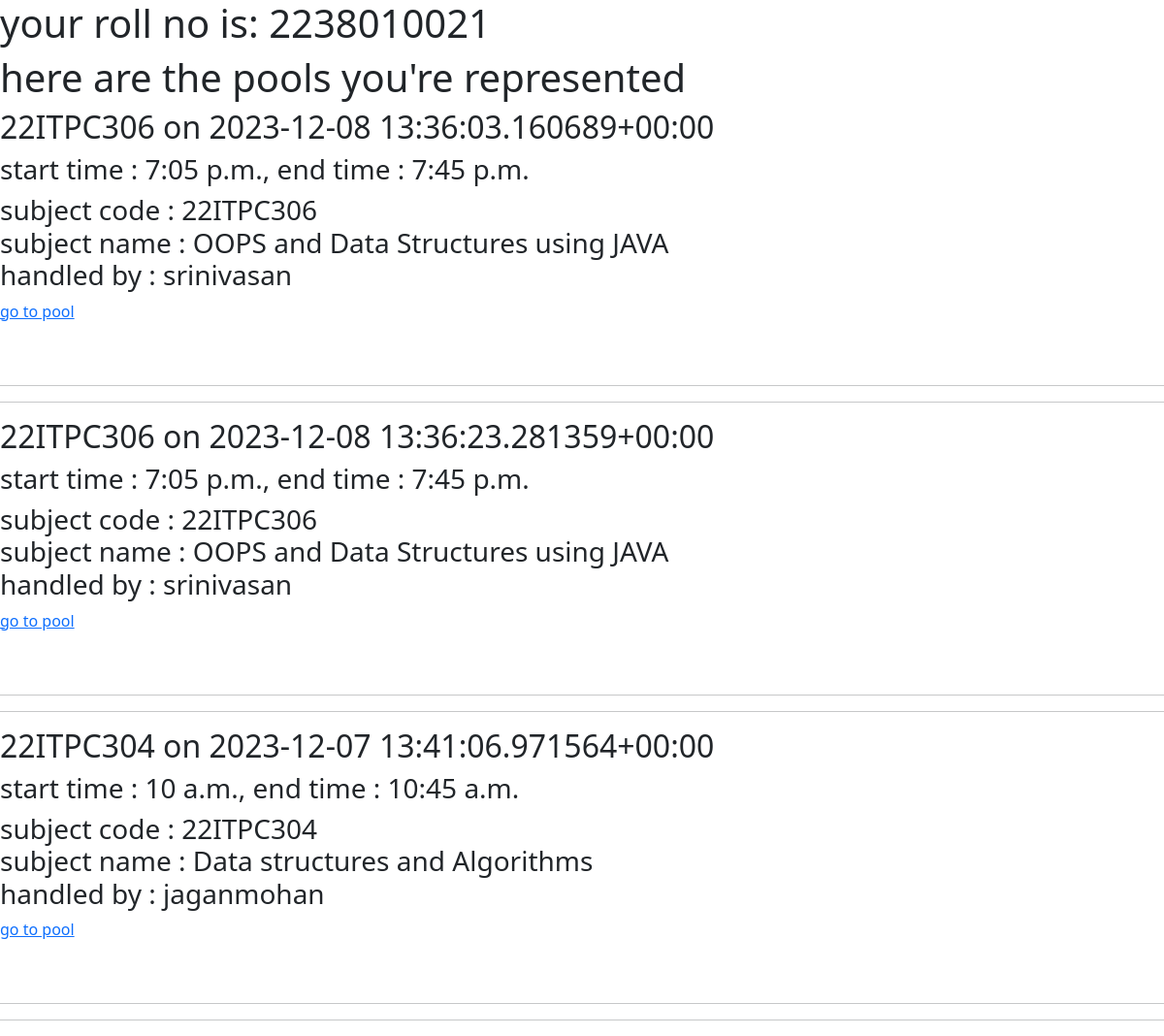
The page /Student/profile/ (signed in) on the database its author committed.
### user/models.py (models this page shows, shortened)
class attendance_pool(models.Model):
    start_time = models.TimeField()
    end_time = models.TimeField()
    created_by = models.ForeignKey(User, on_delete=models.CASCADE)
    subject = models.ForeignKey(subject,on_delete=models.CASCADE)#here try to apply the filtering of subjets based on the department or the associating sebjects handled by the staff so the list will be shortened
    recieved_attendance = models.IntegerField(blank = True,null = False,default=0)
    is_alive = models.BooleanField(null=True,blank=False,default=True)
    latitude = models.DecimalField(max_digits=9, decimal_places=6, null=True, blank=True)
    longitude = models.DecimalField(max_digits=9, decimal_places=6, null=True, blank=True)
    datefield = models.DateTimeField(auto_now=True)
    def __str__(self):
        return f"{self.subject.subject_code} on {self.datefield}"
        pass

class subject(models.Model):
    dept = models.CharField(max_length=45,choices=dept_choices,blank = False,null=False)
    sem = models.IntegerField(choices=sem_choices,blank = False,null=False)
    subject_name = models.CharField(max_length=45,blank=False,null=True)
    subject_code = models.CharField(max_length=10,blank=False,null=True,unique=True)
    type = models.CharField(max_length=45,choices=sub_type_choices,blank=False,null = False)
    handling_staff = models.ForeignKey(User,on_delete=models.CASCADE,null = True)#here try to add only the teacher role users so when selecting handling staffs it wont be lenghty and if it possible try to implement the dept and sem table so we can sort out

class User(AbstractUser):
    dept = models.CharField(max_length=10, choices=dept_choices, blank=True, null=True)
    sem = models.IntegerField(choices = sem_choices,blank = True,null = True)
    role = models.CharField(max_length=10, choices=role_choices, default="Student", blank=False, null=False)
    userid = models.BigIntegerField(blank = False,null = True)
    class Meta:
        constraints = [
            models.UniqueConstraint(fields=['userid'], name='unique_user_id'),
        ]

### student/views.py (the view)
# urls.py: path("Student/", include('student.urls')),
class student(View):
    def get(self, request, *args, **kwargs):
        user_id = request.user.userid
        user_dept = request.user.dept
        user_sem = request.user.sem
        current_pools =attendance_pool.objects.filter(datefield__range=[this_week_start, this_week_end],subject__dept = user_dept,subject__sem = user_sem)
        template_name = "student.html"
        return render(request,template_name, {"user_id":user_id,"pools":current_pools})

### templates/student.html
{% extends 'base.html' %}
{% block content %}
  <h1>your roll no is: {{user_id}}</h1>
  <h1>here are the pools you're represented</h1>
  {% if pools%}
  {% for pool in pools %}
    <div>
      <div>
        <H2>{{pool}}</H2>
      </div>
      <div>
        <h3>start time : {{pool.start_time}}, end time : {{pool.end_time}}</h3>
      </div>
      <div>
        <h3>
          subject code : {{pool.subject.subject_code}}<br>
          subject name : {{pool.subject.subject_name}}<br>
          handled by : {{pool.subject.handling_staff.username}}<br>
        </h3>
      </div>
      <div>
        <a href = "{% url 'student_pool_view' pk=pool.id %}">go to pool</a>
      </div>
      <br>
      <br>
      <hr>
      <hr>
      </div>
    {% endfor %}
  {% else %}
    <h2>you currently doesnt have any attendances pool going on</h2>
  {% endif %}
{% endblock %}

### rows shown on the page
attendance_pool: subject+datefield "22ITPC306 on 2023-12-08 13:36:03.160689+00:00", start_time "7:05 p.m.", end_time "7:45 p.m.", subject.subject_code "22ITPC306", subject.subject_name "OOPS and Data Structures using JAVA", subject.handling_staff.username "srinivasan"
attendance_pool: subject+datefield "22ITPC306 on 2023-12-08 13:36:23.281359+00:00", start_time "7:05 p.m.", end_time "7:45 p.m.", subject.subject_code "22ITPC306", subject.subject_name "OOPS and Data Structures using JAVA", subject.handling_staff.username "srinivasan"
attendance_pool: subject+datefield "22ITPC304 on 2023-12-07 13:41:06.971564+00:00", start_time "10 a.m.", end_time "10:45 a.m.", subject.subject_code "22ITPC304", subject.subject_name "Data structures and Algorithms", subject.handling_staff.username "jaganmohan"
